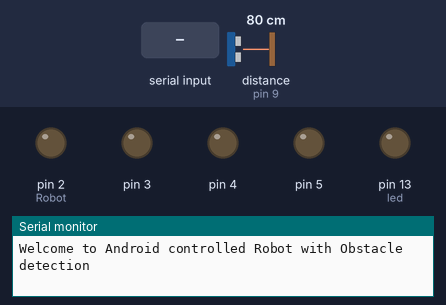
A sketch run on a simulated Arduino Uno, built with avr-gcc and run on an emulated ATmega328P. Shown: output pins drawn as LEDs (lit = HIGH), the last lines printed to the serial monitor. Wiring (inferred from the names in the program): ultrasonic range finder: trigger pin 8; echo pin 9. Inputs (shaded band) come from the test bench; at power-on: distance to the obstacle (sensor on pin 9) 80 cm. The echo pulse lasts 58.3 µs per cm; pins used as bus, display or sensor lines are not drawn.

Above: at 4.2 s.
4.3 s: "f" received over the second serial link
At 5.5 s:
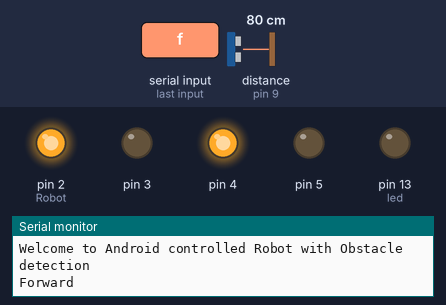
5.8 s: "b" received over the second serial link
At 6.6 s:
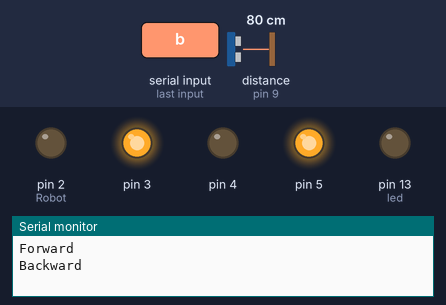
7.3 s: "l" received over the second serial link
At 8.5 s:
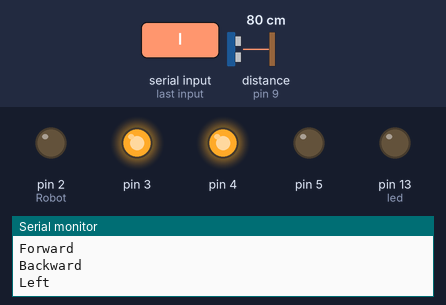
8.8 s: "r" received over the second serial link
At 10.0 s:
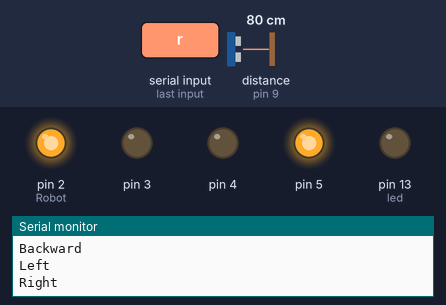
10.3 s: distance to the obstacle (sensor on pin 9) set to 33 cm
11.8 s: distance to the obstacle (sensor on pin 9) set to 26 cm
At 13.0 s:
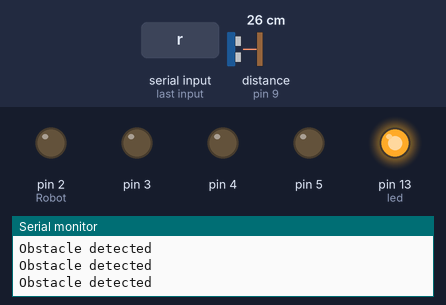
Timing chart, 0 to 14.8 s (numbered marks = the images above; inputs shaded):
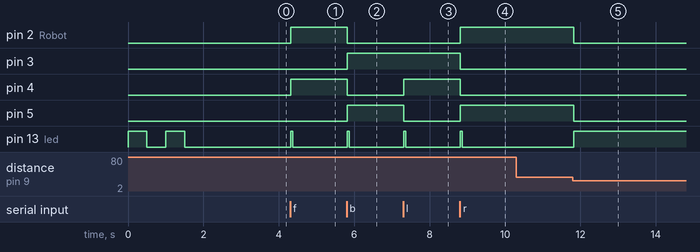

The sketch:

Android_controlled_Robot_with_Obstacle_detection.ino
```cpp
#include <SoftwareSerial.h>
// if You use SoftwareSerial lib, declare object for GSM
SoftwareSerial mySerial(10, 11);  //(RX,TX)

const int trigPin1 = 8;
const int echoPin1 = 9;
const int led = 13;
char a;

void Robot_Forward()
 {
  digitalWrite(2,1);     //Forward
  digitalWrite(3,0);
  digitalWrite(4,1);
  digitalWrite(5,0);
 }

void Robot_Backward()
 {
  digitalWrite(2,0);     //Backward
  digitalWrite(3,1);
  digitalWrite(4,0);
  digitalWrite(5,1);
 }

void Robot_Right()
  {
    digitalWrite(2,1);     //Right
    digitalWrite(3,0);
    digitalWrite(4,0);
    digitalWrite(5,1);
  }

void Robot_Left()
  {
    digitalWrite(2,0);     //Left
    digitalWrite(3,1);
    digitalWrite(4,1);
    digitalWrite(5,0);
  }

void Robot_Stop()
  {
    digitalWrite(2,0);     //Stop
    digitalWrite(3,0);
    digitalWrite(4,0);
    digitalWrite(5,0);
  }

void setup()
{
  pinMode(trigPin1, OUTPUT);
  pinMode(echoPin1, INPUT);
  pinMode(led, OUTPUT);
  pinMode(2,OUTPUT);    //Robot
  pinMode(3,OUTPUT);
  pinMode(4,OUTPUT);
  pinMode(5,OUTPUT);

  Serial.begin(9600);
  mySerial.begin(9600);
  digitalWrite(led,HIGH);
  delay(500);
  digitalWrite(led,LOW);
  delay(500);
  digitalWrite(led,HIGH);
  delay(500);
  digitalWrite(led,LOW);
  delay(500);
  Serial.println("Welcome to Android controlled Robot with Obstacle detection");
  mySerial.println("Welcome to Android controlled Robot with Obstacle detection");
  delay(1000);
}

void loop()
{

  long duration1, r1;

  digitalWrite(trigPin1, LOW);
  delayMicroseconds(2);
  digitalWrite(trigPin1, HIGH);
  delayMicroseconds(10);
  digitalWrite(trigPin1, LOW);

  duration1 = pulseIn(echoPin1, HIGH);
  r1 = 3.4 * duration1 / 2;
  float distance1 = r1 / 100.00;

 /* Serial.print("Fire = ");
  Serial.println(distance1);
  delay(500);*/


 if(distance1 < 30)
  {
    mySerial.println("Obstacle detected\n");
    Serial.println("Obstacle detected\n");

    digitalWrite(led,HIGH);
    Robot_Stop();
    delay(500);
  }

 while(mySerial.available())
    {
      a = mySerial.read();
      delay(10);

    //Serial.println(c);

      if(a=='f')    //FORWARD
       {
          mySerial.println("Forward");
          Serial.println("Forward");

          digitalWrite(led,HIGH);
          Robot_Forward();
          delay(50);
          digitalWrite(led,LOW);
          delay(500);
       }
      else if(a=='b')    //BACKWARD
       {
         Serial.println("Backward");
         mySerial.println("Backward");

         digitalWrite(led,HIGH);
         Robot_Backward();
         delay(50);
         digitalWrite(led,LOW);
         delay(500);
       }
      else if(a=='l')     //LEFT
       {
         Serial.println("Left");
         mySerial.println("Left");

         digitalWrite(led,HIGH);
         Robot_Left();
         delay(50);
         digitalWrite(led,LOW);
         delay(500);
       }

     else if(a=='r')    //RIGHT
      {
        Serial.println("Right");
        mySerial.println("Right");

        digitalWrite(led,HIGH);
        Robot_Right();
        delay(50);
        digitalWrite(led,LOW);
        delay(500);
      }

     else if(a=='s')
      {
          Serial.println("Stop");
          mySerial.println("Stop");

          digitalWrite(led,LOW);
          Robot_Stop();
          delay(50);

      }
  }
}
```

Measured:
- the behaviour switches between 31 and 30 cm on distance to the obstacle (sensor on pin 9) (found by bisection; images 4 and 5)
- after the input at 4.3 s, pin 2 (Robot), pin 4: LOW → HIGH at once; pin 13 (led): LOW → HIGH at once, → LOW 0.05 s later
- after the input at 5.8 s, pin 2 (Robot), pin 4: HIGH → LOW at once; pin 3, pin 5: LOW → HIGH at once; pin 13 (led): LOW → HIGH at once, → LOW 0.05 s later
- after the input at 7.3 s, pin 4: LOW → HIGH at once; pin 5: HIGH → LOW at once; pin 13 (led): LOW → HIGH at once, → LOW 0.05 s later
- after the input at 8.8 s, pin 2 (Robot), pin 5: LOW → HIGH at once; pin 3, pin 4: HIGH → LOW at once; pin 13 (led): LOW → HIGH at once, → LOW 0.05 s later
- after the input at 10.3 s, every drawn part: stays the same
- after the input at 11.8 s, pin 2 (Robot), pin 5: HIGH → LOW at once; pin 13 (led): LOW → HIGH at once
